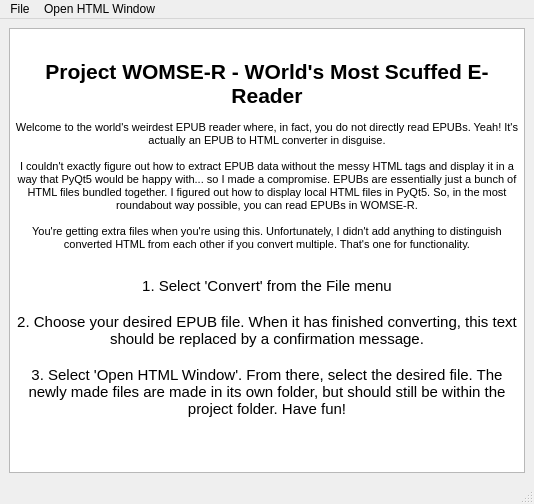
<?xml version="1.0" encoding="UTF-8"?>
<ui version="4.0">
 <class>MainWindow</class>
 <widget class="QMainWindow" name="MainWindow">
  <property name="geometry">
   <rect>
    <x>0</x>
    <y>0</y>
    <width>534</width>
    <height>504</height>
   </rect>
  </property>
  <property name="windowTitle">
   <string>MainWindow</string>
  </property>
  <widget class="QWidget" name="centralwidget">
   <layout class="QGridLayout" name="gridLayout">
    <item row="0" column="0">
     <widget class="QTextBrowser" name="textBrowser">
      <property name="html">
       <string>&lt;!DOCTYPE HTML PUBLIC &quot;-//W3C//DTD HTML 4.0//EN&quot; &quot;http://www.w3.org/TR/REC-html40/strict.dtd&quot;&gt;
&lt;html&gt;&lt;head&gt;&lt;meta name=&quot;qrichtext&quot; content=&quot;1&quot; /&gt;&lt;style type=&quot;text/css&quot;&gt;
p, li { white-space: pre-wrap; }
&lt;/style&gt;&lt;/head&gt;&lt;body style=&quot; font-family:'MS Shell Dlg 2'; font-size:8.25pt; font-weight:400; font-style:normal;&quot;&gt;
&lt;p align=&quot;center&quot; style=&quot;-qt-paragraph-type:empty; margin-top:0px; margin-bottom:0px; margin-left:0px; margin-right:0px; -qt-block-indent:0; text-indent:0px;&quot;&gt;&lt;br /&gt;&lt;/p&gt;
&lt;p align=&quot;center&quot; style=&quot;-qt-paragraph-type:empty; margin-top:0px; margin-bottom:0px; margin-left:0px; margin-right:0px; -qt-block-indent:0; text-indent:0px;&quot;&gt;&lt;br /&gt;&lt;/p&gt;
&lt;p align=&quot;center&quot; style=&quot; margin-top:0px; margin-bottom:0px; margin-left:0px; margin-right:0px; -qt-block-indent:0; text-indent:0px;&quot;&gt;&lt;span style=&quot; font-size:16pt; font-weight:600;&quot;&gt;Project WOMSE-R - WOrld's Most Scuffed E-Reader&lt;/span&gt;&lt;/p&gt;
&lt;p align=&quot;center&quot; style=&quot;-qt-paragraph-type:empty; margin-top:0px; margin-bottom:0px; margin-left:0px; margin-right:0px; -qt-block-indent:0; text-indent:0px;&quot;&gt;&lt;br /&gt;&lt;/p&gt;
&lt;p align=&quot;center&quot; style=&quot; margin-top:0px; margin-bottom:0px; margin-left:0px; margin-right:0px; -qt-block-indent:0; text-indent:0px;&quot;&gt;Welcome to the world's weirdest EPUB reader where, in fact, you do not directly read EPUBs. Yeah! It's actually an EPUB to HTML converter in disguise.&lt;/p&gt;
&lt;p align=&quot;center&quot; style=&quot;-qt-paragraph-type:empty; margin-top:0px; margin-bottom:0px; margin-left:0px; margin-right:0px; -qt-block-indent:0; text-indent:0px;&quot;&gt;&lt;br /&gt;&lt;/p&gt;
&lt;p align=&quot;center&quot; style=&quot; margin-top:0px; margin-bottom:0px; margin-left:0px; margin-right:0px; -qt-block-indent:0; text-indent:0px;&quot;&gt;I couldn't exactly figure out how to extract EPUB data without the messy HTML tags and display it in a way that PyQt5 would be happy with... so I made a compromise. EPUBs are essentially just a bunch of HTML files bundled together. I figured out how to display local HTML files in PyQt5. So, in the most roundabout way possible, you can read EPUBs in WOMSE-R.&lt;/p&gt;
&lt;p align=&quot;center&quot; style=&quot;-qt-paragraph-type:empty; margin-top:0px; margin-bottom:0px; margin-left:0px; margin-right:0px; -qt-block-indent:0; text-indent:0px;&quot;&gt;&lt;br /&gt;&lt;/p&gt;
&lt;p align=&quot;center&quot; style=&quot; margin-top:0px; margin-bottom:0px; margin-left:0px; margin-right:0px; -qt-block-indent:0; text-indent:0px;&quot;&gt;You're getting extra files when you're using this. Unfortunately, I didn't add anything to distinguish converted HTML from each other if you convert multiple. That's one for functionality.&lt;/p&gt;
&lt;p align=&quot;center&quot; style=&quot;-qt-paragraph-type:empty; margin-top:0px; margin-bottom:0px; margin-left:0px; margin-right:0px; -qt-block-indent:0; text-indent:0px;&quot;&gt;&lt;br /&gt;&lt;/p&gt;
&lt;p align=&quot;center&quot; style=&quot;-qt-paragraph-type:empty; margin-top:0px; margin-bottom:0px; margin-left:0px; margin-right:0px; -qt-block-indent:0; text-indent:0px;&quot;&gt;&lt;br /&gt;&lt;/p&gt;
&lt;p align=&quot;center&quot; style=&quot; margin-top:0px; margin-bottom:0px; margin-left:0px; margin-right:0px; -qt-block-indent:0; text-indent:0px;&quot;&gt;&lt;span style=&quot; font-size:11pt;&quot;&gt;1. Select 'Convert' from the File menu&lt;/span&gt;&lt;/p&gt;
&lt;p align=&quot;center&quot; style=&quot;-qt-paragraph-type:empty; margin-top:0px; margin-bottom:0px; margin-left:0px; margin-right:0px; -qt-block-indent:0; text-indent:0px; font-size:11pt;&quot;&gt;&lt;br /&gt;&lt;/p&gt;
&lt;p align=&quot;center&quot; style=&quot; margin-top:0px; margin-bottom:0px; margin-left:0px; margin-right:0px; -qt-block-indent:0; text-indent:0px;&quot;&gt;&lt;span style=&quot; font-size:11pt;&quot;&gt;2. Choose your desired EPUB file. When it has finished converting, this text should be replaced by a confirmation message.&lt;/span&gt;&lt;/p&gt;
&lt;p align=&quot;center&quot; style=&quot;-qt-paragraph-type:empty; margin-top:0px; margin-bottom:0px; margin-left:0px; margin-right:0px; -qt-block-indent:0; text-indent:0px; font-size:11pt;&quot;&gt;&lt;br /&gt;&lt;/p&gt;
&lt;p align=&quot;center&quot; style=&quot; margin-top:0px; margin-bottom:0px; margin-left:0px; margin-right:0px; -qt-block-indent:0; text-indent:0px;&quot;&gt;&lt;span style=&quot; font-size:11pt;&quot;&gt;3. Select 'Open HTML Window'. From there, select the desired file. The newly made files are made in its own folder, but should still be within the project folder. Have fun!&lt;/span&gt;&lt;/p&gt;
&lt;p align=&quot;center&quot; style=&quot;-qt-paragraph-type:empty; margin-top:0px; margin-bottom:0px; margin-left:0px; margin-right:0px; -qt-block-indent:0; text-indent:0px;&quot;&gt;&lt;br /&gt;&lt;/p&gt;
&lt;p align=&quot;center&quot; style=&quot;-qt-paragraph-type:empty; margin-top:0px; margin-bottom:0px; margin-left:0px; margin-right:0px; -qt-block-indent:0; text-indent:0px;&quot;&gt;&lt;br /&gt;&lt;/p&gt;&lt;/body&gt;&lt;/html&gt;</string>
      </property>
     </widget>
    </item>
   </layout>
  </widget>
  <widget class="QMenuBar" name="menubar">
   <property name="geometry">
    <rect>
     <x>0</x>
     <y>0</y>
     <width>534</width>
     <height>21</height>
    </rect>
   </property>
   <widget class="QMenu" name="menuFile">
    <property name="title">
     <string>File</string>
    </property>
    <addaction name="actionConvert"/>
   </widget>
   <widget class="QMenu" name="menuOpen_HTML_Window">
    <property name="title">
     <string>Open HTML Window</string>
    </property>
    <addaction name="actionOpen_Window"/>
   </widget>
   <addaction name="menuFile"/>
   <addaction name="menuOpen_HTML_Window"/>
  </widget>
  <widget class="QStatusBar" name="statusbar"/>
  <action name="actionConvert">
   <property name="text">
    <string>Convert</string>
   </property>
   <property name="shortcut">
    <string>Ctrl+K</string>
   </property>
  </action>
  <action name="actionDark_Mode">
   <property name="text">
    <string>Dark Mode</string>
   </property>
  </action>
  <action name="actionOpen_HTML">
   <property name="text">
    <string>Open HTML</string>
   </property>
   <property name="shortcut">
    <string>Ctrl+O</string>
   </property>
  </action>
  <action name="actionOpen_Window">
   <property name="text">
    <string>Open Window</string>
   </property>
  </action>
 </widget>
 <resources/>
 <connections/>
</ui>
